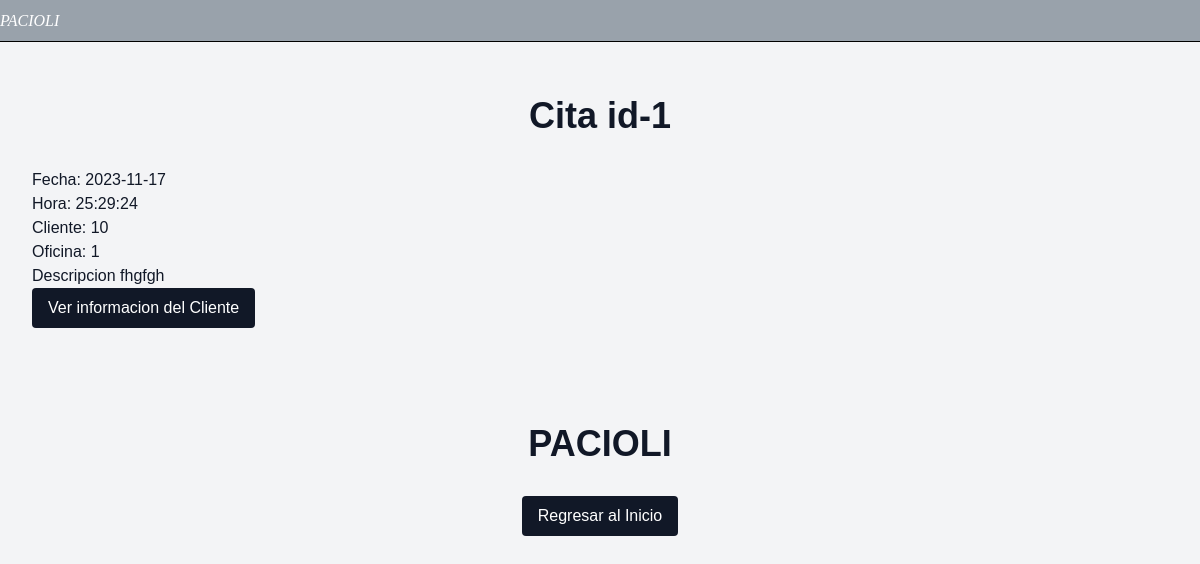
Page /view/citaT.php?id=1 (signed in) on the committed database.
### tables this page shows
CREATE TABLE `citas` (
  `id_cita` int(11) NOT NULL,
  `fecha` date NOT NULL,
  `hora` time NOT NULL,
  `responsable` int(11) NOT NULL,
  `oficina` int(11) NOT NULL,
  `usuario` int(11) NOT NULL,
  `descripcion` varchar(200) NOT NULL
);

### view/citaT.php (the view, shortened to what this page needs)
<?php
include("../controller/conexionbd.php");
$cita = $_SESSION['id_cita'];
$micita = "SELECT * FROM citas where id_cita = '$cita'";
?>
<!DOCTYPE html>
<html lang="en">
<head>
    <link rel="stylesheet" href="https://cdn.jsdelivr.net/npm/tailwindcss@2.2.19/dist/tailwind.min.css">
    <link rel="stylesheet" href="../css/style-home.css">
    <link rel="stylesheet" href="../css/styles-recomendados.css">
    <link rel="stylesheet" href="../css/styles_footer.css">
</head>
<body class="bg-gray-100 p-8">
    <header class="nav">
        <h1 class="icon">
            <a class="sub" href="inicioAdmin.php">PACIOLI</a>
        </h1>
    </header>
    <section id="nosotros" class="bg-gray-100 py-8 md:py-16">
        <?php $resultado = mysqli_query($conexion, $micita);
        while($row=mysqli_fetch_assoc($resultado)) { ?>
        <div class="text-2xl md:text-4xl font-bold text-center mb-4 md:mb-8 text-gray-900">Cita id-<?php echo $row['id_cita'];?></div>
        <p class="text-base md:text-lg text-gray-700 max-w-3xl mx-auto mb-4 md:mb-8">
        <ul class="text-gray-900">
            <li>Fecha: <?php echo $row['fecha'];?></li>
            <li>Hora: <?php echo $row['hora'];?></li>
            <li>Cliente: <?php echo $row['usuario'];?></li>
            <li>Oficina: <?php echo $row['oficina'];?></li>
            <li>Descripcion <?php echo $row['descripcion'];?></li>
        </ul>
        </p>
        <a href="clienteinfo.php?id=<?php echo $row['usuario'];?>" class="inline-block"><button class="bg-gray-900 text-white px-4 py-2 rounded">Ver informacion del Cliente</button></a>
        <?php } ?>
    </section>
    <footer class="text-white py-8 bg-gray-80">
        <div class="text-2xl md:text-4xl font-bold text-center mb-4 md:mb-8 text-gray-900">PACIOLI</div>
        <div class="flex justify-center items-center flex-col md:flex-row">
            <a href="inicioAdmin.php" class="inline-block"><button class="bg-gray-900 text-white px-4 py-2 rounded">Regresar al Inicio</button></a>
        </div>
    </footer>
</body>
</html>

### css/style-home.css (style rules this page uses)
html { scroll-behavior: smooth; }
body { background-color: white; color: white; font-family: Helvetica; margin: 0; list-style: none; scroll-behavior: smooth; }
header { width: 100%; max-height: 80px; background-color: rgba(46, 63, 81, 0.452); display: flex; border-bottom: 1px solid black; justify-content: space-between; align-items: center; overflow: hidden; font-style: italic; font-family: Georgia, 'Times New Roman', Times, serif; position: fixed; top: 0; left: 0; }
.icon { width: max(300px, 30vw); aspect-ratio: 35 / 4; display: flex; align-items: center; }
.sub { color: inherit; text-decoration: none; }
a { text-decoration: none; color: white }

### rows in the picture
citas: id_cita "1", fecha "2023-11-17", hora "25:29:24", usuario "10", oficina "1", descripcion "fhgfgh"
